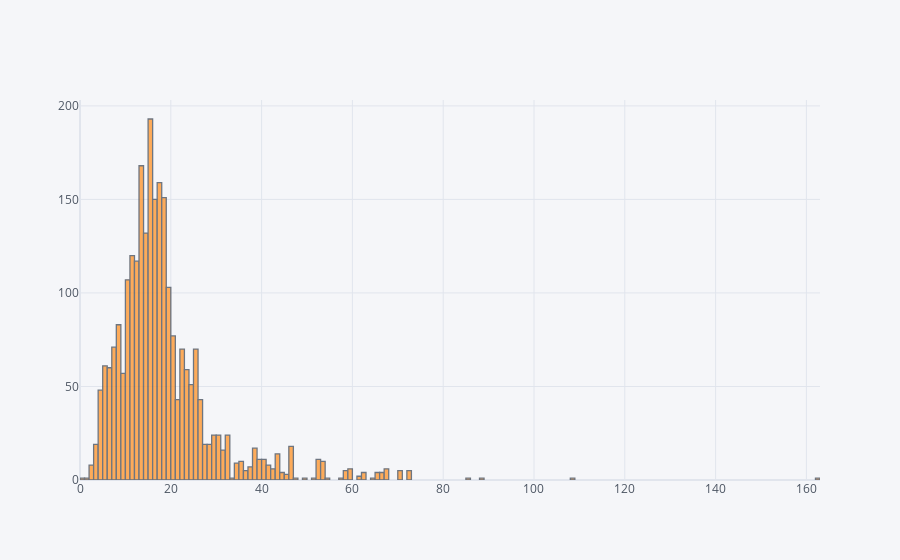

Write notebook code for a chart like this one.
### Code cell
df.student_staff_ratio.iplot(kind='hist')

### Figure 1 — Plotly figure (JSON) as saved in the notebook; plotly's stock layout.template omitted (floating-point values rounded to 4 significant figures; data arrays with more than 128 entries replaced by an {"elided": "..."} marker saying what was removed)
{"data": [{"histfunc": "count", "histnorm": "", "marker": {"color": "rgba(255, 153, 51, 1.0)", "line": {"color": "#4D5663", "width": 1.3}}, "name": "student_staff_ratio", "opacity": 0.8, "orientation": "v", "type": "histogram", "x": {"elided": "2603 float values"}}], "layout": {"barmode": "overlay", "legend": {"bgcolor": "#F5F6F9", "font": {"color": "#4D5663"}}, "paper_bgcolor": "#F5F6F9", "plot_bgcolor": "#F5F6F9", "title": {"font": {"color": "#4D5663"}}, "xaxis": {"gridcolor": "#E1E5ED", "showgrid": true, "tickfont": {"color": "#4D5663"}, "title": {"font": {"color": "#4D5663"}, "text": ""}, "zerolinecolor": "#E1E5ED"}, "yaxis": {"gridcolor": "#E1E5ED", "showgrid": true, "tickfont": {"color": "#4D5663"}, "title": {"font": {"color": "#4D5663"}, "text": ""}, "zerolinecolor": "#E1E5ED"}}}
